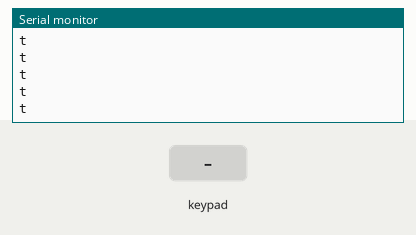
The sketch below on a simulated Arduino Uno, built with avr-gcc and run on an emulated ATmega328P. On the bench: the last lines printed to the serial monitor. Wiring (inferred from the names in the program): 4×3 keypad with keys 1 2 3 4 5 6 7 8 9 * 0 #: rows pin 9, pin 5, pin 6, pin 7; columns pin 2, pin 4, pin 10. Inputs (shaded band) come from the test bench.

Above: at 1.2 s.
1.3 s: key '1' pressed
At 1.56 s:
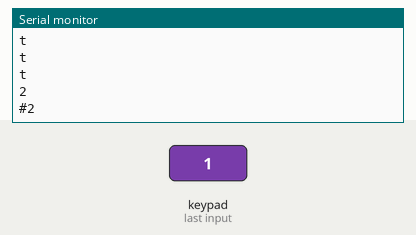
2.9 s: keypad keys 1 2 # pressed 0.4 s apart
At 3.96 s:
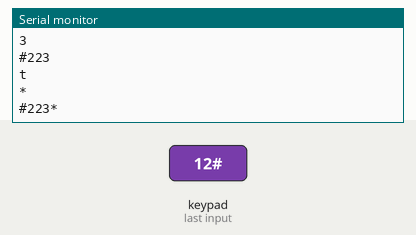
5.6 s: key '0' pressed
At 6.16 s:
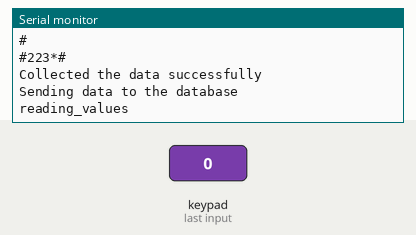
7.3 s: key '0' pressed
At 7.41 s:
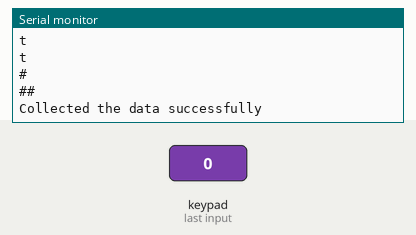
8.9 s: keypad keys 1 2 pressed 0.4 s apart
At 8.91 s:
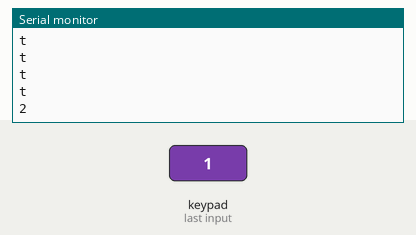
Timing chart, 0 to 11.9 s (numbered marks = the images above; inputs shaded):
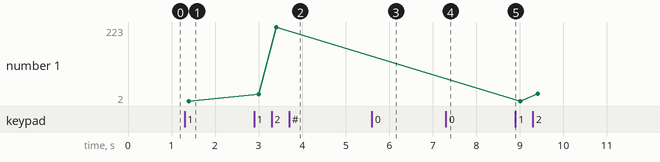

The sketch:

string_return.ino
```cpp
/*
powered by r@mkumar
here in this program it actually monitors the series of  character, i mean a string
from the keypad
keypad type - 4x3

*/

const int col1 = 10;
const int col2 = 2;
const int col3 = 4;
const int row1 = 9;
const int row2 = 5;
const int row3 = 6;
const int row4 = 7;

int r1 = 0;
int r2 = 0;
int r3 = 0;
int r4 = 0;

char read_char()
{
  /// first column
  digitalWrite(col1,HIGH);
  digitalWrite(col2,LOW);
  digitalWrite(col3,LOW);
  r1 = digitalRead(row1);
  r2 = digitalRead(row2);
  r3 = digitalRead(row3);
  r4 = digitalRead(row4);
  if(r1 == 1)
  {
    return '1';
  }
  else if(r2 == 1)
  {
    return '4';
  }
  else if(r3 == 1)
  {
    return '7';
  }
  else if(r4 == 1)
  {
    return '*';
  }

  /// second column
  digitalWrite(col1,LOW);
  digitalWrite(col2,HIGH);
  digitalWrite(col3,LOW);
  r1 = digitalRead(row1);
  r2 = digitalRead(row2);
  r3 = digitalRead(row3);
  r4 = digitalRead(row4);
  if(r1 == 1)
  {
    return '2';
  }
  else if(r2 == 1)
  {
    return '5';
  }
  else if(r3 == 1)
  {
    return '8';
  }
  else if(r4 == 1)
  {
    return '0';
  }

  /// third column
  digitalWrite(col1,LOW);
  digitalWrite(col2,LOW);
  digitalWrite(col3,HIGH);
  r1 = digitalRead(row1);
  r2 = digitalRead(row2);
  r3 = digitalRead(row3);
  r4 = digitalRead(row4);
  if(r1 == 1)
  {
    return '3';
  }
  else if(r2 == 1)
  {
    return '6';
  }
  else if(r3 == 1)
  {
    return '9';
  }
  else if(r4 == 1)
  {
    return '#';
  }
  delay(100);
  return 't';
}


/*
void strcat(char string[], char character)
{
  int string_size = 0;

  while( string[string_size] != "\0")
  {
    string_size++;
  }

  a[string_size] = character;
  string_size++;
  a[string_size] = "\0";

  return;
}
*/

void strcat(char string[],int location ,char character)
{
  string[location] = character;
  return;
}

void collecting_data()
{
  char str[10]= "#";
  char ch;
  int i = 0;
  while(true)
  {
    ch = read_char();
    Serial.println(ch);
    delay(100);
    if( ch != 't')
    {
      i++;
      if(ch == '#')
      {
        strcat(str,i,ch);
        Serial.println(str);
        break;
      }
      else
      {
        strcat(str,i,ch);
        Serial.println(str);
        delay(100);
      }
    }
  }
  return;
}

void setup()
{
  Serial.begin(9600);
  pinMode(col1,OUTPUT);
  pinMode(col2,OUTPUT);
  pinMode(col3,OUTPUT);
  pinMode(row1,INPUT);
  pinMode(row2,INPUT);
  pinMode(row3,INPUT);
  pinMode(row4,INPUT);
}

void loop()
{
  Serial.println("reading_values");
  delay(100);
  collecting_data();

  Serial.println("Collected the data successfully");
  delay(100);
  Serial.println("Sending data to the database");
  delay(100);
}
```

Measured:
- after the input at 1.3 s, the serial monitor: prints a new line at once (image 1)
- after the input at 2.9 s, the serial monitor: prints a new line after 0.10 s (image 2)
- after the input at 5.6 s, the serial monitor: prints a new line after 0.10 s (image 3)
- after the input at 7.3 s, the serial monitor: prints a new line after 0.11 s (image 4)
- after the input at 8.9 s, the serial monitor: prints a new line at once (image 5)
- plotted number 1: 2 → 223 after the input at 2.9 s, 223 → 23 after the input at 8.9 s
